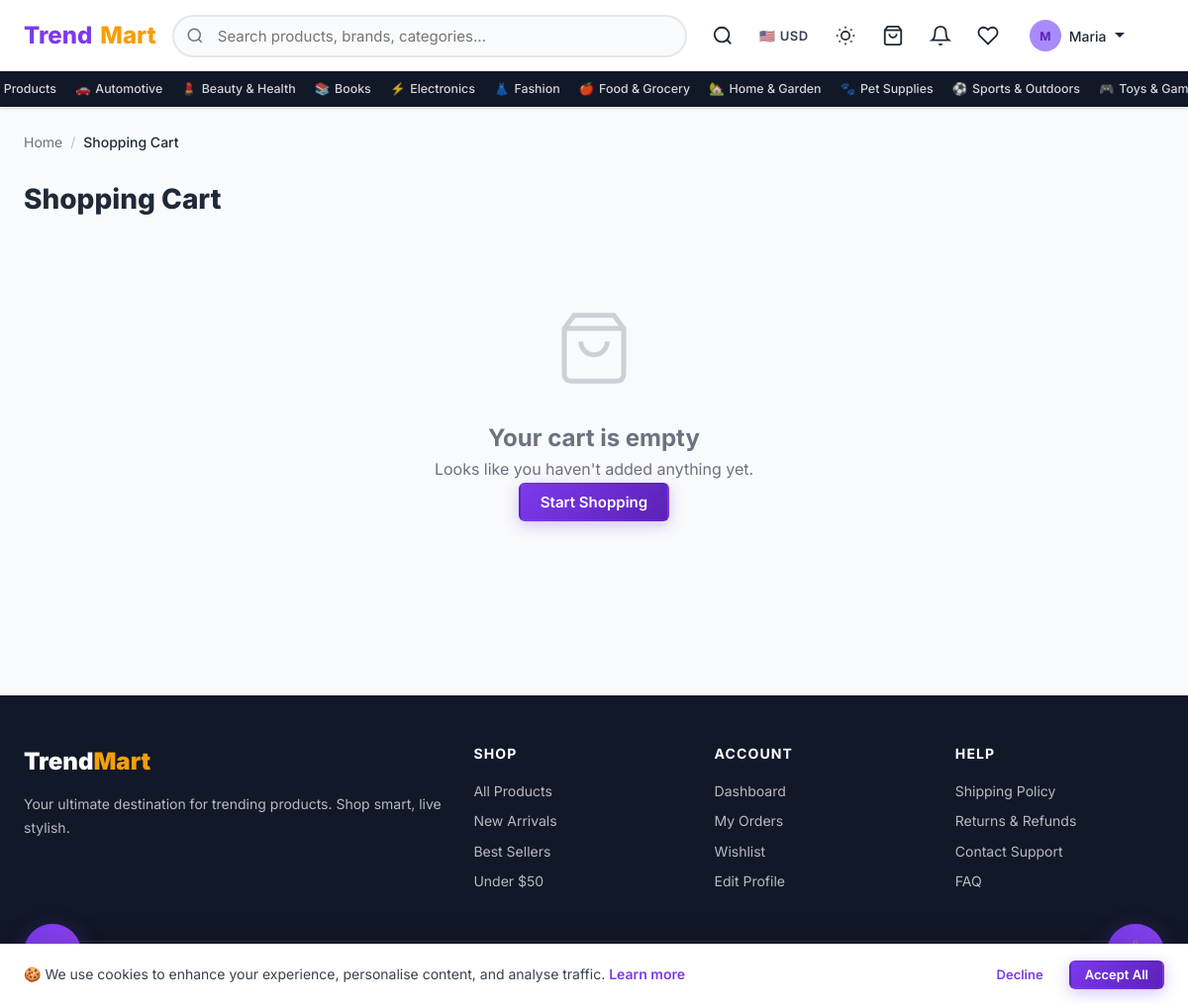
Page /cart/ (signed in) on the committed database.
### shop/models.py (models this page shows, shortened)
class Category(models.Model):
    name = models.CharField(max_length=200)
    slug = models.SlugField(unique=True, blank=True)
    parent = models.ForeignKey(
        'self', null=True, blank=True, on_delete=models.CASCADE, related_name='children'
    )
    description = models.TextField(blank=True)
    icon = models.CharField(max_length=100, blank=True, help_text="Emoji or CSS icon class")
    image = models.ImageField(upload_to='categories/', blank=True, null=True)
    is_active = models.BooleanField(default=True)
    order = models.PositiveIntegerField(default=0)
    class Meta:
        verbose_name_plural = "Categories"
        ordering = ['order', 'name']

### shop/views.py (the view)
# urls.py: path('cart/', views.cart_view, name='cart'),
def cart_view(request):
    cart = get_or_create_cart(request)
    items = cart.items.select_related('product').all()
    return render(request, 'shop/cart/cart.html', {'cart': cart, 'items': items})

### shop/context_processors.py (called while the page is built)
def cart_context(request):
    cart_count = 0
    try:
        if request.user.is_authenticated:
            cart = Cart.objects.filter(user=request.user).first()
        else:
            session_key = request.session.session_key
            cart = Cart.objects.filter(session_key=session_key, user=None).first() if session_key else None
        if cart:
            cart_count = cart.get_item_count()
    except Exception:
        pass
    return {'cart_count': cart_count}

def site_context(request):
    root_categories = Category.objects.filter(parent=None, is_active=True).prefetch_related('children')
    return {
        'site_name': 'TrendMart',
        'site_tagline': 'Shop the Trend, Live the Style',
        'root_categories': root_categories,
    }

### shop/models.py (called while the page is built)
    def get_item_count(self):
        return sum(item.quantity for item in self.items.all())

### shop/views.py (called while the page is built)
def get_or_create_cart(request):
    if request.user.is_authenticated:
        cart, _ = Cart.objects.get_or_create(user=request.user, defaults={'session_key': ''})
        return cart
    if not request.session.session_key:
        request.session.create()
    session_key = request.session.session_key
    cart, _ = Cart.objects.get_or_create(session_key=session_key, user=None)
    return cart

### templates/shop/cart/cart.html (shortened to what this page needs)
{% extends "shop/base.html" %}
{% block content %}
<div class="container" style="padding-top:1.5rem;padding-bottom:3rem">
  <nav class="breadcrumb" aria-label="Breadcrumb">
    <a href="{% url 'shop:home' %}">Home</a><span class="breadcrumb-sep" aria-hidden="true">/</span>
    <span class="breadcrumb-current">Shopping Cart</span>
  </nav>
  <h1 style="font-size:1.75rem;font-weight:800;color:var(--dark);margin-bottom:1.5rem">
    Shopping Cart
  </h1>
  {% if items %}
  <div class="cart-layout">
    <div>
      {% for item in items %}
      <div class="cart-item" id="cart-item-{{ item.id }}" role="article" aria-label="{{ item.product.name }}">
        <a href="{{ item.product.get_absolute_url }}" aria-label="{{ item.product.name }}">
          {% if item.product.image %}
            <img src="{{ item.product.image.url }}" alt="{{ item.product.name }}" class="cart-item-img" loading="lazy">
          {% else %}
            <img src="https://placehold.co/100x100/e2d9f3/7C3AED?text=Product" alt="{{ item.product.name }}" class="cart-item-img">
          {% endif %}
        </a>
        <div class="cart-item-info">
          <div class="cart-item-name">
            <a href="{{ item.product.get_absolute_url }}">{{ item.product.name }}</a>
          </div>
          {% if item.size %}<div class="cart-item-meta">Size: <strong>{{ item.size }}</strong></div>{% endif %}
          {% if item.product.brand %}<div class="cart-item-meta">Brand: {{ item.product.brand.name }}</div>{% endif %}
          {% if item.product.is_on_sale %}
            <div class="cart-item-price">
              <span style="color:var(--error);font-weight:700">${{ item.product.sale_price }}</span>
              <span style="color:var(--text-light);text-decoration:line-through;font-size:.875rem">${{ item.product.price }}</span>
            </div>
          {% else %}
            <div class="cart-item-price">${{ item.product.price }}</div>
          {% endif %}
        </div>
        <div class="cart-item-controls">
          <div class="qty-control" data-item-id="{{ item.id }}">
            <button type="button" class="qty-btn cart-qty-btn" data-delta="-1"
                    aria-label="Decrease quantity">−</button>
            <input type="number" class="qty-input cart-qty-input" value="{{ item.quantity }}"
                   min="1" max="{{ item.product.stock }}"
                   aria-label="Quantity for {{ item.product.name }}">
            <button type="button" class="qty-btn cart-qty-btn" data-delta="1"
                    aria-label="Increase quantity">+</button>
          </div>
          <div class="cart-item-subtotal" id="subtotal-{{ item.id }}">${{ item.get_subtotal }}</div>
          <form method="post" action="{% url 'shop:remove_from_cart' item.id %}" style="display:inline">
            {% csrf_token %}
            <button type="submit" class="btn-remove" aria-label="Remove {{ item.product.name }} from cart">
              <svg width="16" height="16" viewBox="0 0 24 24" fill="none" stroke="currentColor" stroke-width="2" aria-hidden="true"><polyline points="3 6 5 6 21 6"/><path d="M19 6v14a2 2 0 01-2 2H7a2 2 0 01-2-2V6m3 0V4a1 1 0 011-1h4a1 1 0 011 1v2"/></svg>
              Remove
            </button>
          </form>
        </div>
      </div>
      {% endfor %}
    </div>
    <aside class="cart-summary" aria-label="Order summary">
      <h2 class="card-title">Order Summary</h2>
      <div class="summary-line">
        <span>Subtotal ({{ items|length }} item{{ items|length|pluralize }})</span>
        <span id="cart-total">${{ cart.get_total }}</span>
      </div>
      <div class="summary-line">
        <span>Shipping</span>
        <span style="color:var(--success)">Free</span>
      </div>
      <div class="summary-line" style="font-weight:800;font-size:1.125rem;padding-top:.75rem;border-top:2px solid var(--border);margin-top:.5rem">
        <span>Total</span>
        <span id="cart-grand-total" style="color:var(--primary)">${{ cart.get_total }}</span>
      </div>
      <div style="margin-top:1.25rem;border-top:1px solid var(--border);padding-top:1rem">
        <label for="promo-code-input" style="font-size:.875rem;font-weight:700;color:var(--dark);display:block;margin-bottom:.5rem">
          🏷️ Promo Code
        </label>
        {% if promo_discount %}
        <div class="alert alert-success" style="padding:.5rem .875rem;font-size:.85rem;margin-bottom:.5rem" role="status">
          ✅ Code <strong>{{ applied_promo }}</strong> applied — {{ promo_discount }}% off
        </div>
        {% endif %}
        <div style="display:flex;gap:.5rem">
          <input type="text" id="promo-code-input" placeholder="Enter promo code"
                 class="form-control" style="flex:1;font-size:.875rem"
                 aria-label="Promo code">
          <button type="button" onclick="applyPromoCode()"
                  class="btn btn-ghost" style="white-space:nowrap;font-size:.875rem"
                  aria-label="Apply promo code">Apply</button>
        </div>
        <div id="promo-msg" role="alert" aria-live="polite"
             style="font-size:.8rem;margin-top:.375rem;display:none"></div>
      </div>
      {% if user.is_authenticated %}
        <a href="{% url 'shop:checkout' %}" class="btn btn-primary btn-block" style="margin-top:1.25rem">
          Proceed to Checkout
          <svg width="16" height="16" viewBox="0 0 24 24" fill="none" stroke="currentColor" stroke-width="2" aria-hidden="true"><polyline points="9 18 15 12 9 6"/></svg>
        </a>
      {% else %}
        <a href="{% url 'shop:login' %}?next={% url 'shop:checkout' %}" class="btn btn-primary btn-block" style="margin-top:1.25rem">
          Login to Checkout
        </a>
      {% endif %}
      <a href="{% url 'shop:product_list' %}" class="btn btn-ghost btn-block" style="margin-top:.5rem">Continue Shopping</a>
      <div class="trust-badges" style="margin-top:1.25rem;text-align:center;font-size:.8rem;color:var(--text-light)">
        <div>🔒 Secure Checkout &nbsp;|&nbsp; 🚚 Free Shipping &nbsp;|&nbsp; ↩️ Easy Returns</div>
      </div>
    </aside>
  </div>
  {% else %}
  <div class="empty-state" role="status">
    <svg viewBox="0 0 24 24" fill="none" stroke="currentColor" stroke-width="1.5" aria-hidden="true"><path d="M6 2L3 6v14a2 2 0 002 2h14a2 2 0 002-2V6l-3-4z"/><line x1="3" y1="6" x2="21" y2="6"/><path d="M16 10a4 4 0 01-8 0"/></svg>
    <h2>Your cart is empty</h2>
    <p>Looks like you haven't added anything yet.</p>
    <a href="{% url 'shop:product_list' %}" class="btn btn-primary">Start Shopping</a>
  </div>
  {% endif %}
</div>
{% endblock %}

### templates/shop/base.html (shortened to what this page needs)
{% load static %}
<!DOCTYPE html>
<html lang="en">
<head>
  <link rel="stylesheet" href="{% static 'css/main.css' %}?v=21">
</head>
<body>
<header>
  <nav class="navbar" role="navigation" aria-label="Main navigation">
    <div class="navbar-inner">
      <a href="{% url 'shop:home' %}" class="navbar-brand" aria-label="TrendMart Home">
        Trend<span>Mart</span>
      </a>
      <div class="navbar-search" id="navbar-search" role="search">
        <form action="{% url 'shop:search' %}" method="get">
          <input type="search" name="q" id="search-input" value="{{ request.GET.q }}"
                 placeholder="Search products, brands, categories…"
                 autocomplete="off" aria-label="Search products">
        </form>
      </div>
      <div class="navbar-actions">
        <button id="mobile-search-btn" class="nav-icon-btn" aria-label="Search" aria-expanded="false">
          <svg viewBox="0 0 24 24" fill="none" stroke="currentColor" stroke-width="2"><circle cx="11" cy="11" r="8"/><path d="m21 21-4.35-4.35"/></svg>
        </button>
        <div class="currency-selector" title="Select currency">
          <button class="currency-btn" id="currency-btn" aria-label="Currency selector" aria-haspopup="listbox">
            <span id="currency-flag">🇺🇸</span>
            <span id="currency-code">USD</span>
          </button>
        </div>
        <button id="dark-mode-toggle" class="dark-mode-btn" aria-label="Toggle dark mode" aria-pressed="false" title="Toggle dark mode">
        </button>
        <a href="{% url 'shop:cart' %}" class="nav-icon-btn" id="nav-cart-btn" aria-label="Cart ({{ cart_count }} items)">
          <svg viewBox="0 0 24 24" fill="none" stroke="currentColor" stroke-width="2" aria-hidden="true"><path d="M6 2L3 6v14a2 2 0 002 2h14a2 2 0 002-2V6l-3-4z"/><line x1="3" y1="6" x2="21" y2="6"/><path d="M16 10a4 4 0 01-8 0"/></svg>
        </a>
        {% if user.is_authenticated %}
          <div class="nav-bell-wrap">
            <a href="{% url 'shop:notification_list' %}" class="nav-icon-btn" id="notif-bell-btn" aria-label="Notifications">
              <svg viewBox="0 0 24 24" fill="none" stroke="currentColor" stroke-width="2" aria-hidden="true"><path d="M18 8A6 6 0 006 8c0 7-3 9-3 9h18s-3-2-3-9"/><path d="M13.73 21a2 2 0 01-3.46 0"/></svg>
            </a>
          </div>
          <a href="{% url 'shop:wishlist' %}" class="nav-icon-btn" aria-label="Wishlist">
            <svg viewBox="0 0 24 24" fill="none" stroke="currentColor" stroke-width="2" aria-hidden="true"><path d="M20.84 4.61a5.5 5.5 0 00-7.78 0L12 5.67l-1.06-1.06a5.5 5.5 0 00-7.78 7.78L12 21.23l8.84-8.84a5.5 5.5 0 000-7.78z"/></svg>
          </a>
          <div class="user-menu">
            <button class="user-menu-toggle" data-dropdown="user-menu-dropdown"
                    aria-haspopup="true" aria-expanded="false" aria-controls="user-menu-dropdown">
              <div class="user-avatar-sm" aria-hidden="true">{{ user.first_name|first|upper|default:user.username|first|upper }}</div>
              <span>{{ user.first_name|default:user.username }}</span>
              <svg width="12" height="12" viewBox="0 0 12 12" aria-hidden="true"><path fill="currentColor" d="M6 8L1 3h10z"/></svg>
            </button>
          </div>
        {% else %}
          <a href="{% url 'shop:login' %}" class="btn btn-ghost btn-sm">Login</a>
          <a href="{% url 'shop:register' %}" class="btn btn-primary btn-sm">Sign Up</a>
        {% endif %}
      </div>
    </div>
    <div class="nav-categories" role="navigation" aria-label="Category navigation">
      <div class="nav-categories-inner">
        <a href="{% url 'shop:product_list' %}" class="nav-cat-link">All Products</a>
        {% for cat in root_categories %}
          <a href="{% url 'shop:category' cat.slug %}" class="nav-cat-link">
            {% if cat.icon %}<span aria-hidden="true">{{ cat.icon }}</span>{% endif %}
            {{ cat.name }}
          </a>
        {% endfor %}
      </div>
    </div>
  </nav>
</header>
<main id="main-content" tabindex="-1">
  {% block content %}{% endblock %}
</main>
<footer class="footer" role="contentinfo">
  <div class="container">
    <div class="footer-grid">
      <div>
        <div class="footer-brand">Trend<span>Mart</span></div>
        <p class="footer-desc">Your ultimate destination for trending products. Shop smart, live stylish.</p>
      </div>
      <div>
        <div class="footer-col-title">Shop</div>
        <a href="{% url 'shop:product_list' %}" class="footer-link">All Products</a>
        <a href="{% url 'shop:product_list' %}?sort=newest" class="footer-link">New Arrivals</a>
        <a href="{% url 'shop:product_list' %}?sort=popular" class="footer-link">Best Sellers</a>
        <a href="{% url 'shop:product_list' %}?min_price=0&max_price=50" class="footer-link">Under $50</a>
      </div>
      <div>
        <div class="footer-col-title">Account</div>
        {% if user.is_authenticated %}
          <a href="{% url 'shop:dashboard' %}" class="footer-link">Dashboard</a>
          <a href="{% url 'shop:order_list' %}" class="footer-link">My Orders</a>
          <a href="{% url 'shop:wishlist' %}" class="footer-link">Wishlist</a>
          <a href="{% url 'shop:profile' %}" class="footer-link">Edit Profile</a>
        {% else %}
          <a href="{% url 'shop:login' %}" class="footer-link">Login</a>
          <a href="{% url 'shop:register' %}" class="footer-link">Register</a>
          <a href="{% url 'shop:register' %}?role=retailer" class="footer-link">Sell on TrendMart</a>
        {% endif %}
      </div>
      <div>
        <div class="footer-col-title">Help</div>
        <a href="{% url 'shop:shipping_policy' %}" class="footer-link">Shipping Policy</a>
        <a href="{% url 'shop:returns_refunds' %}" class="footer-link">Returns &amp; Refunds</a>
        <a href="{% url 'shop:contact_support' %}" class="footer-link">Contact Support</a>
        <a href="{% url 'shop:faq' %}" class="footer-link">FAQ</a>
      </div>
    </div>
    <div class="footer-bottom">
      <span>&copy; 2026 TrendMart. Developed by George Papasotiriou. All rights reserved.</span>
      <span>Made with ❤️ for great shopping experiences</span>
    </div>
  </div>
</footer>
<div class="ai-chat-widget" role="complementary" aria-label="AI Shopping Assistant">
  <button id="ai-chat-trigger" class="ai-chat-trigger" aria-expanded="false" aria-controls="ai-chat-panel" aria-label="Open AI shopping assistant">
  </button>
</div>
<div class="a11y-hub" id="a11y-hub" role="region" aria-label="Accessibility tools">
  <button class="a11y-main-btn" id="a11y-main-btn" aria-label="Toggle accessibility menu" aria-expanded="false" aria-controls="a11y-options">
  </button>
</div>
<div id="cookie-banner" class="cookie-banner" role="dialog" aria-label="Cookie consent" aria-live="polite">
  <p class="cookie-banner-text">
    🍪 We use cookies to enhance your experience, personalise content, and analyse traffic.
    <a href="#" style="color:var(--primary);font-weight:600">Learn more</a>
  </p>
  <div class="cookie-banner-actions">
    <button id="cookie-decline" class="btn btn-ghost btn-sm">Decline</button>
    <button id="cookie-accept" class="btn btn-primary btn-sm">Accept All</button>
  </div>
</div>
</body>
</html>

### rows in the picture
Category: icon "🚗", name "Automotive"
Category: icon "💄", name "Beauty & Health"
Category: icon "📚", name "Books"
Category: icon "⚡", name "Electronics"
Category: icon "👗", name "Fashion"
Category: icon "🍎", name "Food & Grocery"
Category: icon "🏡", name "Home & Garden"
Category: icon "🐾", name "Pet Supplies"
Category: icon "⚽", name "Sports & Outdoors"
Category: icon "🎮", name "Toys &…"

### other values in the picture
{{ user.first_name|first|upper|default:user.username|first|upper }} "M"
{{ user.first_name|default:user.username }} "Maria"
